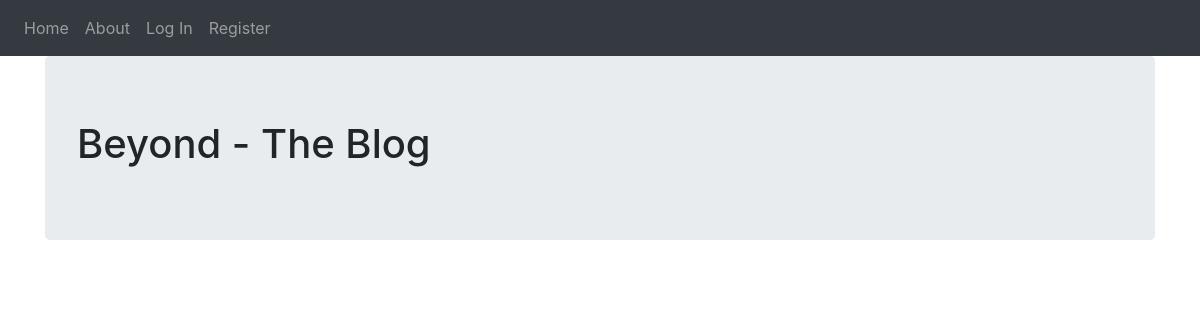
Before: / with the older database file.
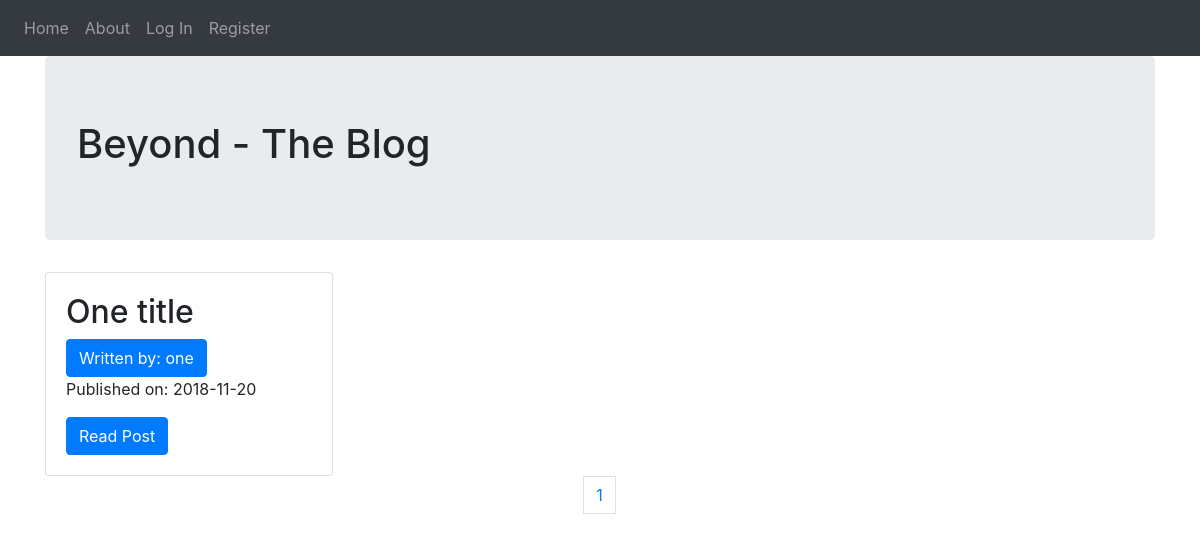
After: the same page with the newer database file.
### blog/models.py (models this page shows, shortened)
class BlogPost(db.Model):
    users = db.relationship(User)
    id = db.Column(db.Integer, primary_key = True)
    user_id = db.Column(db.Integer, db.ForeignKey("users.id"), nullable = False)
    title = db.Column(db.String(128), nullable = False)
    body = db.Column(db.Text, nullable = False)
    date = db.Column(db.DateTime, nullable = False, default = datetime.utcnow)

class User(db.Model, UserMixin):
    __tablename__ = "users"
    id = db.Column(db.Integer, primary_key = True)
    email = db.Column(db.String(64), unique = True, index = True)
    username = db.Column(db.String(64), unique = True, index = True)
    password_hash = db.Column(db.String(128))
    userpicture = db.Column(db.String(32), nullable = False, default = "default_picture.png")
    blog_posts = db.relationship("BlogPost", backref = "author", lazy = True)

### blog/core/views.py (the view)
@core.route("/")
def index():
    page = request.args.get("page", 1, type=int)
    blog_posts = BlogPost.query.order_by(BlogPost.date.desc()).paginate(page=page, per_page=5)
    return render_template("index.html", blog_posts=blog_posts)

### blog/templates/index.html
{% extends "base.html" %}
{% block content %}
  <div class="jumbotron">
    <h1>Beyond - The Blog</h1>
  </div>
  {% for blog_post in blog_posts.items %}
    <div class="card" style="width: 18rem;">
      <div class="card-body">
        <h2> <a class="card-title" href="{{url_for("blog_posts.blog_post", blog_post_id=blog_post.id)}}"></a>{{blog_post.title}}</h2>
        <a href="{{url_for("users.user_posts", username=blog_post.author.username)}}" class="btn btn-primary">Written by: {{blog_post.author.username}}</a>
        <p>Published on: {{blog_post.date.strftime("%Y-%m-%d")}}</p>
        <a class="btn btn-primary" href="{{url_for("blog_posts.blog_post", blog_post_id=blog_post.id)}}" class="btn btn-primary">Read Post</a>
      </div>
    </div>
  {% endfor %}
    <nav aria-label="Page Navigation">
      <ul class="pagination justify-content-center">
        {% for i in blog_posts.iter_pages(left_edge=1, right_edge=1, left_current=1, right_current=2) %}
          {% if blog_posts.page == i %}
            <li class="page-item-disabled"><a class="page-link" href="{{url_for("core.index", page=i)}}">{{i}}</a></li>
          {% else %}
            <li class="page-item"><a class="page-link" href="{{url_for("core.index", page=i)}}">{{i}}</a></li>
          {% endif %}
        {% endfor %}
      </ul>
    </nav>
{% endblock %}

Changed rows visible on the page:
added BlogPost: title "One title", author.username "one", date "2018-11-20"
Other visible differences:
new list line: "1"
